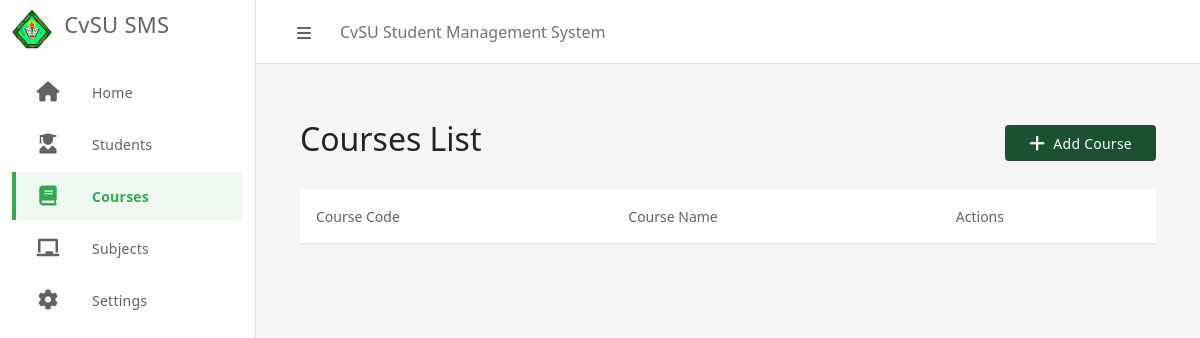
The app's page /courses/, older data.
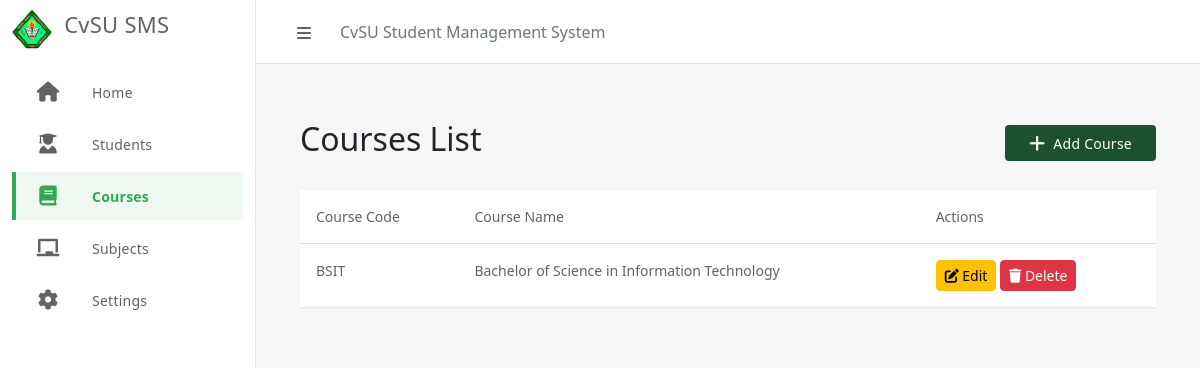
The same page, newer data.
### SMSapp/models.py (models this page shows, shortened)
class Course(models.Model):
    course_abv = models.CharField(max_length=10, primary_key=True)
    course_name = models.CharField(max_length=100)

### SMSapp/views.py (the view)
# urls.py: path('courses/', views.course_list, name='course_list'),
def course_list(request):
    courses = Course.objects.all()
    return render(request, 'courses.html', {'courses': courses})

### SMSapp/templates/courses.html (shortened to what this page needs)
{% extends 'base.html' %}
{% block content %}
<div class="container mt-4">
    <div class="d-flex justify-content-between align-items-center mb-4">
        <h2>Courses List</h2>
        <button class="btn btn-primary" data-bs-toggle="modal" data-bs-target="#addCourseModal">
            <i class="fas fa-plus"></i> Add Course
        </button>
    </div>
    <div class="table-responsive">
        <table class="table table-hover">
            <thead>
                <tr>
                    <th>Course Code</th>
                    <th>Course Name</th>
                    <th>Actions</th>
                </tr>
            </thead>
            <tbody>
                {% for course in courses %}
                <tr>
                    <td>{{ course.course_abv }}</td>
                    <td>{{ course.course_name }}</td>
                    <td>
                        <button class="btn btn-warning btn-sm edit-course"
                                data-id="{{ course.course_abv }}"
                                data-name="{{ course.course_name }}">
                            <i class="fas fa-edit"></i> Edit
                        </button>
                        <button class="btn btn-danger btn-sm delete-course"
                                data-id="{{ course.course_abv }}">
                            <i class="fas fa-trash"></i> Delete
                        </button>
                    </td>
                </tr>
                {% endfor %}
            </tbody>
        </table>
    </div>
</div>
{% endblock content %}

### SMSapp/templates/base.html (shortened to what this page needs)
{% load static %}
<!DOCTYPE html>
<html lang="en">
<head>
    <link href="https://cdn.jsdelivr.net/npm/bootstrap@5.3.0/dist/css/bootstrap.min.css" rel="stylesheet">
    <link rel="stylesheet" href="https://cdnjs.cloudflare.com/ajax/libs/font-awesome/6.0.0/css/all.min.css">
    <link rel="stylesheet" href="{% static 'css/style.css' %}">
</head>
<body>
    <div class="wrapper">
        <nav id="sidebar">
            <div class="sidebar-logo">
                <img src="{% static 'images/image.png' %}" alt="CVSU Logo">
                <span>CvSU SMS</span>
            </div>
            <ul class="list-unstyled components">
                <li class="{% if request.path == '/' %}active{% endif %}">
                    <a href="{% url 'index' %}">
                        <i class="fas fa-home"></i>
                        <span>Home</span>
                    </a>
                </li>
                <li class="{% if 'students' in request.path %}active{% endif %}">
                    <a href="{% url 'student_list' %}">
                        <i class="fas fa-user-graduate"></i>
                        <span>Students</span>
                    </a>
                </li>
                <li class="{% if 'courses' in request.path %}active{% endif %}">
                    <a href="{% url 'course_list' %}">
                        <i class="fas fa-book"></i>
                        <span>Courses</span>
                    </a>
                </li>
                <li class="{% if 'subjects' in request.path %}active{% endif %}">
                    <a href="{% url 'subject_list' %}">
                        <i class="fas fa-chalkboard"></i>
                        <span>Subjects</span>
                    </a>
                </li>
                <li class="{% if 'settings' in request.path %}active{% endif %}">
                    <a href="#">
                        <i class="fas fa-cog"></i>
                        <span>Settings</span>
                    </a>
                </li>
            </ul>
        </nav>
        <div id="content">
            <nav class="navbar">
                <div class="container-fluid px-3">
                    <div class="d-flex align-items-center">
                        <button type="button" class="btn" id="toggleSidebar">
                            <i class="fas fa-bars"></i>
                        </button>
                        <span class="fs-6 text-secondary ms-2">CvSU Student Management System</span>
                    </div>
                </div>
            </nav>
            <div class="content-body">
                {% block content %}
                {% endblock %}
            </div>
        </div>
    </div>
</body>
</html>

### SMSapp/static/css/style.css (style rules this page uses)
:root { --primary-color: #1B5131; --primary-light: #2d724a; --active-green: #34a853; --hover-green: rgba(52, 168, 83, 0.08); --nav-gray: #5f6368; --surface-color: #f6f6f6; --border-color: #e0e0e0; --sidebar-width: 256px; }
.wrapper { display: flex; width: 100%; align-items: stretch; background-color: var(--surface-color); }
#sidebar { min-width: var(--sidebar-width); max-width: var(--sidebar-width); background: white; box-shadow: none; border-right: 1px solid var(--border-color); padding-top: 8px; }
.sidebar-logo { padding: 0 12px; height: 48px; margin-bottom: 12px; }
.sidebar-logo img { width: 40px; height: 40px; margin-right: 8px; }
.sidebar-logo span { color: var(--nav-gray); font-size: 22px; letter-spacing: 0.25px; }
#sidebar ul.components { padding: 0; }
#sidebar ul li { margin: 0.25rem 0; }
#sidebar ul li a { height: 48px; padding: 0 12px 0 24px; margin: 0 12px; display: flex; align-items: center; border-radius: 0; color: var(--nav-gray); font-size: 14px; font-weight: 500; letter-spacing: 0.25px; text-decoration: none; transition: all 0.3s; position: relative; }
#sidebar ul li.active > a { background-color: var(--hover-green); color: var(--active-green); font-weight: 600; }
#sidebar ul li.active > a::before { content: ''; position: absolute; left: 0; top: 0; width: 4px; height: 100%; background-color: var(--active-green); }
#sidebar ul li a i { font-size: 20px; width: 24px; margin-right: 32px; text-align: center; color: inherit; }
#content { width: 100%; min-height: 100vh; transition: all 0.3s; }
.navbar { height: 64px; padding: 8px; background: white; border-bottom: 1px solid var(--border-color); }
#toggleSidebar { width: 48px; height: 48px; border-radius: 50%; padding: 12px; color: var(--nav-gray); margin-right: 4px; }
.content-body { padding: 2rem; background-color: var(--surface-color); }
.btn-primary { background-color: var(--primary-color); color: white; border: none; border-radius: 4px; font-size: 14px; font-weight: 500; letter-spacing: 0.25px; padding: 0 24px; height: 36px; display: inline-flex; align-items: center; text-transform: none; }
.btn-primary i { margin-right: 8px; font-size: 18px; }
.table { margin: 0; }
.table th { color: var(--nav-gray); font-weight: 500; border-bottom: 1px solid var(--border-color); padding: 16px; font-size: 14px; }
.table td { padding: 16px; font-size: 14px; color: var(--nav-gray); }

Row changes from the older to the newer data that the page shows:
added Course: course_abv "BSIT", course_name "Bachelor of Science in Information Technology"
